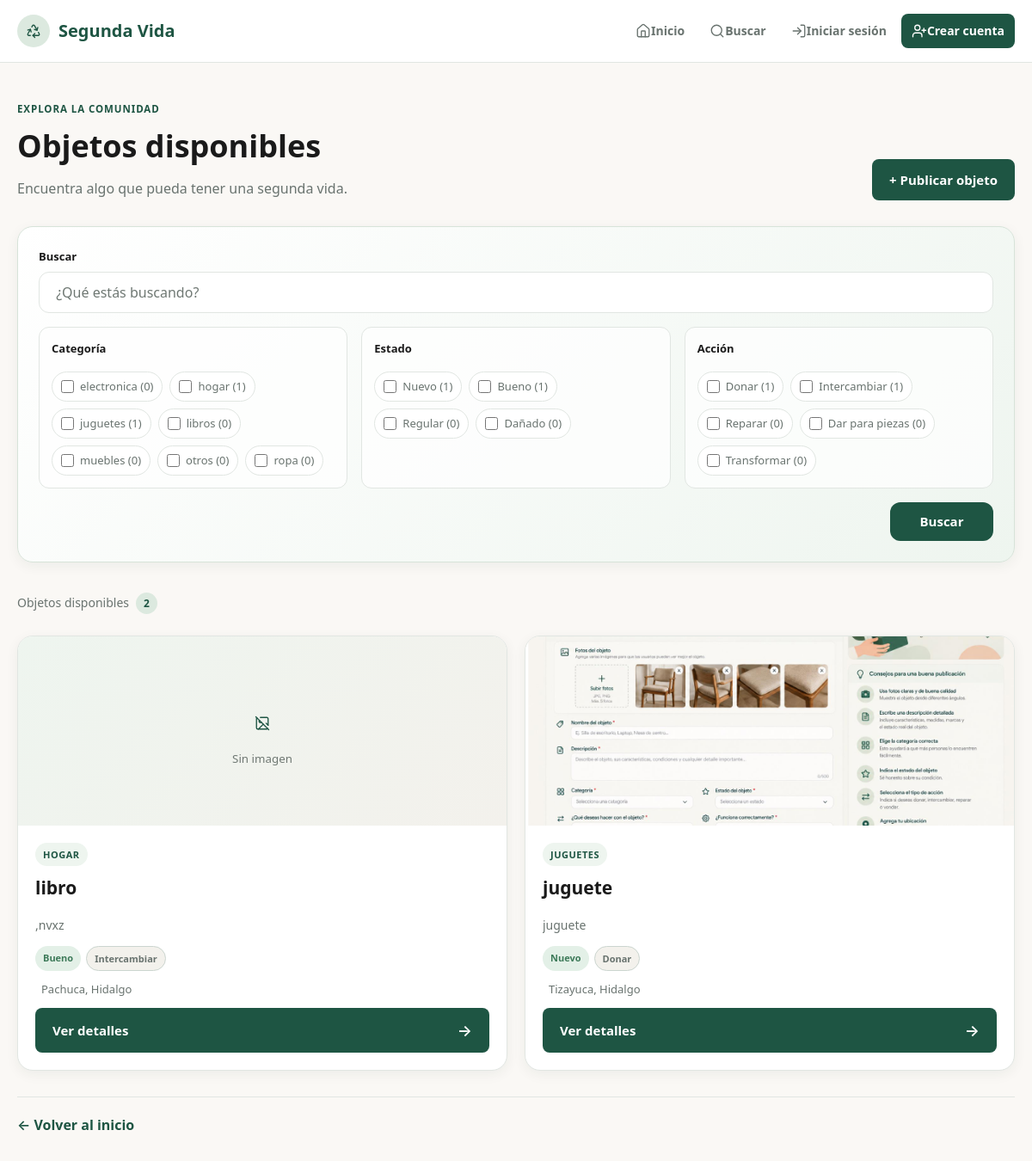
Screenshot of /objetos/ with the database file from the repository.
### objetos/models.py (models this page shows, shortened)
class Categoria(models.Model):
    nombre = models.CharField(
        max_length=50,
        unique=True
    )
    descripcion = models.CharField(
        max_length=200,
        blank=True
    )
    activa = models.BooleanField(default=True)
    class Meta:
        verbose_name = "Categoría"
        verbose_name_plural = "Categorías"
        ordering = ["nombre"]

class Objeto(models.Model):
    ACCIONES = [
        ("donar", "Donar"),
        ("intercambiar", "Intercambiar"),
        ("reparar", "Reparar"),
        ("piezas", "Dar para piezas"),
        ("transformar", "Transformar"),
    ]
    ESTADOS = [
        ("nuevo", "Nuevo"),
        ("bueno", "Bueno"),
        ("regular", "Regular"),
        ("danado", "Dañado"),
    ]
    usuario = models.ForeignKey(
        User,
        on_delete=models.CASCADE
    )
    nombre = models.CharField(max_length=150)
    descripcion = models.TextField()
    categoria = models.ForeignKey(
        Categoria,
        on_delete=models.PROTECT,
        related_name="objetos"
    )
    estado = models.CharField(
        max_length=20,
        choices=ESTADOS
    )
    accion = models.CharField(
        max_length=20,
        choices=ACCIONES
    )
    funciona = models.BooleanField(default=True)
    ubicacion = models.CharField(
        max_length=200,
        blank=True
    )
    latitud = models.FloatField(
        null=True,
        blank=True
    )
    longitud = models.FloatField(
        null=True,
        blank=True
    )
    fecha_publicacion = models.DateTimeField(
        auto_now_add=True
    )
    disponible = models.BooleanField(default=True)

class ImagenObjeto(models.Model):
    objeto = models.ForeignKey(
        Objeto,
        on_delete=models.CASCADE,
        related_name="imagenes"
    )
    imagen = models.ImageField(
        upload_to="objetos/"
    )
    fecha_subida = models.DateTimeField(
        auto_now_add=True
    )

### objetos/views.py (the view)
# urls.py: path("objetos/", lista_objetos, name="lista_objetos"),
def lista_objetos(request):
    objetos_disponibles = (
        Objeto.objects.filter(disponible=True)
        .select_related("usuario", "categoria")
        .prefetch_related("imagenes")
    )
    busqueda = request.GET.get("q", "").strip()
    categorias_disponibles = Categoria.objects.filter(
        activa=True
    ).order_by("nombre")
    categorias_seleccionadas = request.GET.getlist("categoria")
    estados_seleccionados = request.GET.getlist("estado")
    acciones_seleccionadas = request.GET.getlist("accion")
    ids_categorias_numericos = [
        valor for valor in categorias_seleccionadas
        if valor.isdecimal()
    ]
    ids_validos = set(
        str(pk)
        for pk in categorias_disponibles.filter(
            pk__in=ids_categorias_numericos
        ).values_list("pk", flat=True)
    )
    categorias_seleccionadas = [
        valor for valor in categorias_seleccionadas
        if valor in ids_validos
    ]
    estados_validos = {
        valor for valor, nombre in Objeto.ESTADOS
    }
    acciones_validas = {
        valor for valor, nombre in Objeto.ACCIONES
    }
    estados_seleccionados = [
        valor for valor in estados_seleccionados
        if valor in estados_validos
    ]
    acciones_seleccionadas = [
        valor for valor in acciones_seleccionadas
        if valor in acciones_validas
    ]
    objetos = objetos_disponibles
    if busqueda:
        objetos = objetos.filter(
            models.Q(nombre__icontains=busqueda)
            | models.Q(descripcion__icontains=busqueda)
            | models.Q(ubicacion__icontains=busqueda)
        )
    if categorias_seleccionadas:
        objetos = objetos.filter(
            categoria_id__in=categorias_seleccionadas
        )
    if estados_seleccionados:
        objetos = objetos.filter(
            estado__in=estados_seleccionados
        )
    if acciones_seleccionadas:
        objetos = objetos.filter(
            accion__in=acciones_seleccionadas
        )
    cantidad_objetos = objetos.count()
    objetos = Paginator(
        objetos.order_by("id"),
        10
    ).get_page(request.GET.get("page"))
    parametros_paginacion = request.GET.copy()
    parametros_paginacion.pop("page", None)
    conteos = {
        campo: dict(
            objetos_disponibles
            .values(campo)
            .annotate(total=models.Count("id"))
            .values_list(campo, "total")
        )
        for campo in ("estado", "accion")
    }
    conteos_categorias = dict(
        objetos_disponibles
        .values("categoria_id")
        .annotate(total=models.Count("id"))
        .values_list("categoria_id", "total")
    )
    return render(
        request,
        "objetos/lista.html",
        {
            "objetos": objetos,
            "cantidad_objetos": cantidad_objetos,
            "query_string": parametros_paginacion.urlencode(),
            "busqueda": busqueda,
            "categorias_seleccionadas": categorias_seleccionadas,
            "estados_seleccionados": estados_seleccionados,
            "acciones_seleccionadas": acciones_seleccionadas,
            "categorias": [
                (
                    str(categoria.id),
                    categoria.nombre,
                    conteos_categorias.get(categoria.id, 0)
                )
                for categoria in categorias_disponibles
            ],
            "estados": [
                (
                    valor,
                    nombre,
                    conteos["estado"].get(valor, 0)
                )
                for valor, nombre in Objeto.ESTADOS
            ],
            "acciones": [
                (
                    valor,
                    nombre,
                    conteos["accion"].get(valor, 0)
                )
                for valor, nombre in Objeto.ACCIONES
            ],
        }
    )

### objetos/templates/objetos/lista.html (shortened to what this page needs)
{% extends "base.html" %}
{% block content %}
<section class="lista-objetos">
<div class="encabezado-lista">
    <div>
        <p class="seccion-etiqueta">
            EXPLORA LA COMUNIDAD
        </p>
        <h1>
            Objetos disponibles
        </h1>
        <p>
            Encuentra algo que pueda tener una segunda vida.
        </p>
    </div>
    <a
        class="boton boton-principal"
        href="{% url 'publicar_objeto' %}"
    >
        + Publicar objeto
    </a>
</div>
<section class="filtros-objetos">
    <form method="GET" class="formulario-filtros">
        <div class="buscador">
            <label for="busqueda">
                Buscar
            </label>
            <input
                id="busqueda"
                type="text"
                name="q"
                placeholder=" ¿Qué estás buscando?"
                value="{{ busqueda }}"
            >
        </div>
        <div class="filtro">
            <label>Categoría</label>
            {% for valor, nombre, total in categorias %}
                <label>
                    <input
                        type="checkbox"
                        name="categoria"
                        value="{{ valor }}"
                    >
                    {{ nombre }} ({{ total }})
                </label>
            {% endfor %}
        </div>
        <div class="filtro">
            <label>Estado</label>
            {% for valor, nombre, total in estados %}
                <label>
                    <input
                        type="checkbox"
                        name="estado"
                        value="{{ valor }}"
                    >
                    {{ nombre }} ({{ total }})
                </label>
            {% endfor %}
        </div>
        <div class="filtro">
            <label>Acción</label>
            {% for valor, nombre, total in acciones %}
                <label>
                    <input
                        type="checkbox"
                        name="accion"
                        value="{{ valor }}"
                    >
                    {{ nombre }} ({{ total }})
                </label>
            {% endfor %}
        </div>
        <div class="acciones-filtros">
            <button
                class="boton boton-principal"
                type="submit"
            >
                 Buscar
            </button>
        </div>
    </form>
</section>
{% if objetos %}
    <div class="resultados-encabezado">
        <span>
            Objetos disponibles
        </span>
        <strong>
            {{ cantidad_objetos }}
        </strong>
    </div>
    <section class="tarjetas-grid">
        {% for objeto in objetos %}
            <article class="tarjeta-item tarjeta-objeto">
                {% with imagen=objeto.imagenes.first %}
                    {% if imagen %}
                        <div class="contenedor-imagen-objeto">
                            <img
                                class="imagen-objeto"
                                src="{{ imagen.imagen.url }}"
                                alt="{{ objeto.nombre }}"
                            >
                        </div>
                    {% else %}
                        <div class="imagen-vacia">
                            <span><i data-lucide="image-off" class="lucide-icon" aria-hidden="true"></i></span>
                            <small>
                                Sin imagen
                            </small>
                        </div>
                    {% endif %}
                {% endwith %}
                <div class="tarjeta-contenido">
                    <div class="objeto-encabezado">
                        <span class="etiqueta-categoria">
                            {{ objeto.categoria.nombre }}
                        </span>
                    </div>
                    <h2>
                        {{ objeto.nombre }}
                    </h2>
                    <p class="descripcion-objeto">
                        {{ objeto.descripcion }}
                    </p>
                    <div class="etiquetas-objeto">
                        <span class="etiqueta estado-{{ objeto.estado }}">
                             {{ objeto.get_estado_display }}
                        </span>
                        <span class="etiqueta accion-{{ objeto.accion }}">
                             {{ objeto.get_accion_display }}
                        </span>
                    </div>
                    <div class="ubicacion-objeto">
                        <p>
                            {{ objeto.ubicacion }}
                        </p>
                    </div>
                    <a
                        class="boton boton-ver"
                        href="{% url 'detalle_objeto' objeto.id %}"
                    >
                        Ver detalles
                        <span>→</span>
                    </a>
                </div>
            </article>
        {% endfor %}
    </section>
{% endif %}
<div class="volver">
    <a href="{% url 'inicio' %}">
        ← Volver al inicio
    </a>
</div>
</section>
{% endblock %}

### templates/base.html (shortened to what this page needs)
<!DOCTYPE html>
<html lang="es">
<head>
</head>
<body>
    <header class="barra-navegacion">
        <div class="nav-contenedor">
            <a href="{% url 'inicio' %}" class="marca">
                <span class="marca-icono">
                    <i data-lucide="recycle" class="lucide-icon" aria-hidden="true"></i>
                </span>
                <span>Segunda Vida</span>
            </a>
            <nav class="navegacion">
                <a href="{% url 'inicio' %}" class="nav-enlace">
                    <i data-lucide="house" class="lucide-icon" aria-hidden="true"></i>
                    Inicio
                </a>
                <a href="{% url 'lista_objetos' %}" class="nav-enlace">
                    <i data-lucide="search" class="lucide-icon" aria-hidden="true"></i>
                    Buscar
                </a>
                {% if user.is_authenticated %}
                    <details class="nav-menu">
                        <summary class="nav-enlace nav-menu-trigger">
                            <i data-lucide="layers" class="lucide-icon" aria-hidden="true"></i>
                            Mi actividad
                        </summary>
                        <div class="nav-menu-panel">
                            <a href="{% url 'mis_objetos' %}" class="nav-enlace">
                                <i data-lucide="package" class="lucide-icon" aria-hidden="true"></i>
                                Mis objetos
                            </a>
                            <a href="{% url 'mis_solicitudes' %}" class="nav-enlace">
                                <i data-lucide="mail" class="lucide-icon" aria-hidden="true"></i>
                                Solicitudes
                            </a>
                            <a href="{% url 'solicitudes_recibidas' %}" class="nav-enlace">
                                <i data-lucide="inbox" class="lucide-icon" aria-hidden="true"></i>
                                Recibidas
                            </a>
                        </div>
                    </details>
                    <button
                        type="button"
                        class="nav-enlace nav-notificaciones"
                        id="abrir-notificaciones"
                        aria-label="Abrir notificaciones"
                        aria-expanded="false"
                        aria-controls="modal-notificaciones"
                    >
                        <i data-lucide="bell" class="lucide-icon" aria-hidden="true"></i>
                        <span class="nav-texto-notificaciones">Notificaciones</span>
                        {% if notificaciones_no_leidas > 0 %}
                            <span class="contador-notificaciones">
                                {{ notificaciones_no_leidas }}
                            </span>
                        {% endif %}
                    </button>
                    <a href="{% url 'lugares_segunda_vida' %}" class="nav-enlace">
                        <i data-lucide="map-pin" class="lucide-icon" aria-hidden="true"></i>
                        Lugares
                    </a>
                    {% if user.is_superuser %}
                        <details class="nav-menu">
                            <summary class="nav-enlace nav-menu-trigger">
                                <i data-lucide="shield-check" class="lucide-icon" aria-hidden="true"></i>
                                Administración
                            </summary>
                            <div class="nav-menu-panel">
                                <a href="{% url 'administrar_usuarios' %}" class="nav-enlace">
                                    <i data-lucide="users" class="lucide-icon" aria-hidden="true"></i>
                                    Administrar usuarios
                                </a>
                                <a href="{% url 'administrar_lugares' %}" class="nav-enlace">
                                    <i data-lucide="map-pinned" class="lucide-icon" aria-hidden="true"></i>
                                    Administrar lugares
                                </a>
                            </div>
                        </details>
                    {% endif %}
                    <a href="{% url 'perfil' %}" class="nav-perfil">
                        <span class="avatar-mini">
                            <i data-lucide="user-round" class="lucide-icon" aria-hidden="true"></i>
                        </span>
                        <span>Mi perfil</span>
                    </a>
                    <form
                        method="POST"
                        action="{% url 'logout' %}"
                        class="form-logout"
                    >
                        {% csrf_token %}
                        <button type="submit" class="nav-salir">
                       <i data-lucide="log-out" class="lucide-icon" aria-hidden="true"></i>
                       Salir
                        </button>
                    </form>
                {% else %}
                    <a href="{% url 'login' %}" class="nav-enlace">
                        <i data-lucide="log-in" class="lucide-icon" aria-hidden="true"></i>
                        Iniciar sesión
                    </a>
                    <a href="{% url 'registro' %}" class="nav-boton">
                        <i data-lucide="user-plus" class="lucide-icon" aria-hidden="true"></i>
                        Crear cuenta
                    </a>
                {% endif %}
            </nav>
        </div>
    </header>
    <main class="contenedor">
        {% block content %}
        {% endblock %}
    </main>
</body>
</html>

### rows the page displays
Categoria: categorias "electronica"
Categoria: categorias "hogar"
Categoria: categorias "juguetes"
Categoria: categorias "libros"
Categoria: categorias "muebles"
Categoria: categorias "otros"
Categoria: categorias "ropa"
Objeto: estado "Nuevo", total "1", accion "Donar", imagenes.first.imagen (picture), categoria.nombre "JUGUETES", nombre "juguete", descripcion "juguete", ubicacion "Tizayuca, Hidalgo"
Objeto: estado "Bueno", total "1", accion "Intercambiar", shows "Sin imagen", categoria.nombre "HOGAR", nombre "libro", descripcion ",nvxz", ubicacion "Pachuca, Hidalgo"

### other values shown
{{ total }} "0" "1" "1" "0" "0" "0" "0"
{{ nombre }} "Regular" "Dañado"
{{ total }} "0" "0"
{{ nombre }} "Reparar" "Dar para piezas" "Transformar"
{{ total }} "0" "0" "0"
{{ cantidad_objetos }} "2"
